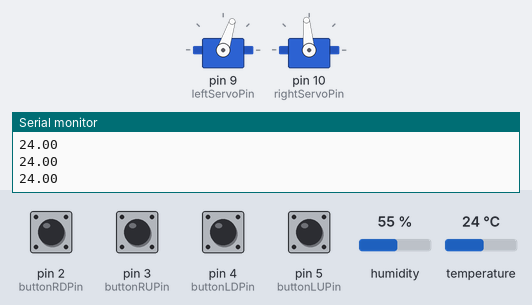
This sketch was run on a simulated Arduino Uno, built with avr-gcc and run on an emulated ATmega328P. Shown: 2 × servo, the last lines printed to the serial monitor. Inputs (shaded band) come from the test bench; at power-on: pin 2 (buttonRDPin), pin 3 (buttonRUPin), pin 4 (buttonLDPin), pin 5 (buttonLUPin) LOW, temperature 24 °C, humidity 55 %.

Above: at 1.8 s.
1.9 s: temperature set to 27 °C
At 2.7 s:
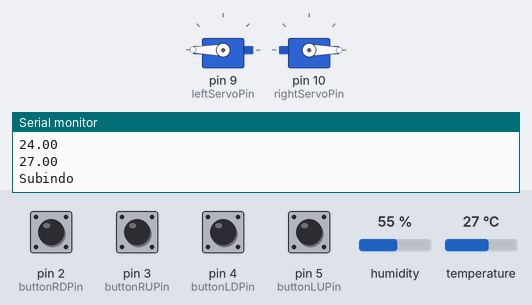
7.9 s: pin 2 (buttonRDPin) pulled HIGH for 0.6 s
At 8.4 s:
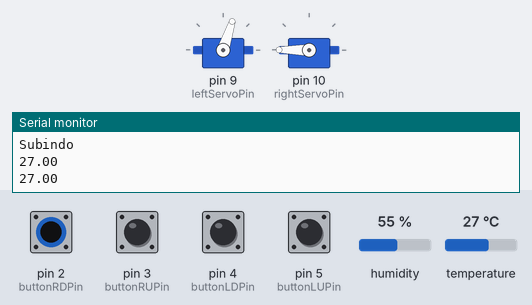
10.0 s: pin 3 (buttonRUPin) pulled HIGH for 0.6 s
At 10.5 s:
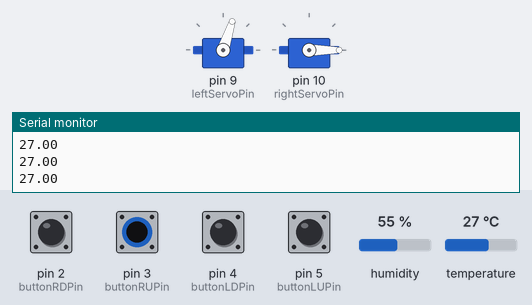
12.1 s: pin 4 (buttonLDPin) pulled HIGH for 0.6 s
At 12.9 s:
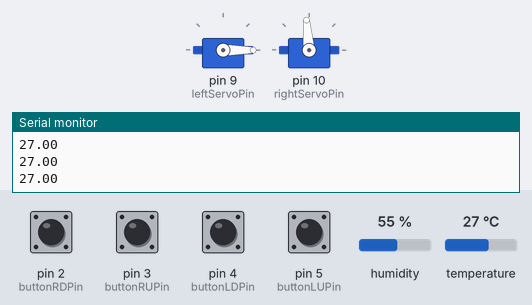
14.6 s: pin 5 (buttonLUPin) pulled HIGH for 0.6 s
At 15.4 s:
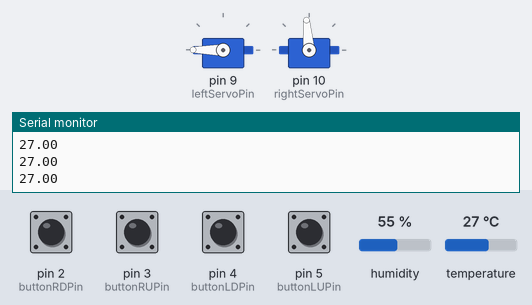
17.1 s: temperature set to 12 °C
At 18.9 s:
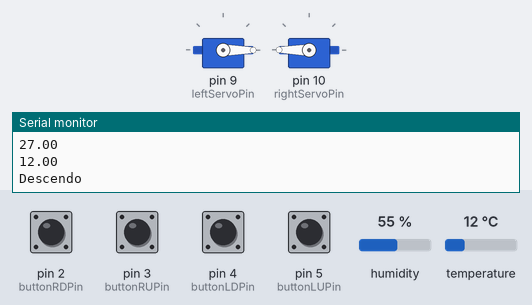
Timing chart, 0 to 23.4 s (numbered marks = the images above; inputs shaded):
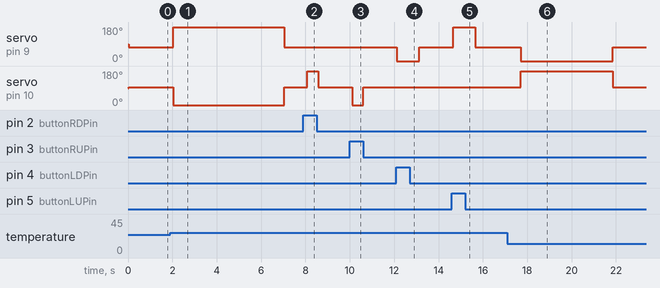

Measured:
- the behaviour switches between 25 and 26 °C on temperature (found by bisection; images 0 and 1)
- after the input at 1.9 s, servo on pin 9 (leftServoPin): 72° → 180° after 0.15 s, → 72° 5.0 s later; servo on pin 10 (rightServoPin): 95° → 0° after 0.15 s, → 95° 5.0 s later
- after the input at 7.9 s, servo on pin 10 (rightServoPin): 95° → 180° after 0.17 s, → 95° 0.50 s later
- after the input at 10.0 s, servo on pin 10 (rightServoPin): 95° → 0° after 0.10 s, → 95° 0.50 s later
- after the input at 12.1 s, servo on pin 9 (leftServoPin): 72° → 0° at once, → 72° 1.0 s later
- after the input at 14.6 s, servo on pin 9 (leftServoPin): 72° → 180° after 0.05 s, → 72° 1.0 s later
- after the input at 17.1 s, servo on pin 9 (leftServoPin): 72° → 0° after 0.60 s, → 72° 4.2 s later; servo on pin 10 (rightServoPin): 95° → 180° after 0.60 s, → 95° 4.2 s later

The sketch:

Tsc.ino
```cpp
#include <Servo.h>
#include <DHT.h>

#define DHTPIN A1
#define DHTTYPE DHT11

DHT sensor(DHTPIN, DHTTYPE);
Servo leftServo;
Servo rightServo;

int leftServoPin = 9;
int rightServoPin = 10;

int leftStop = 72;
int leftUp = 180;
int leftDown = 0;
int rightStop = 95;
int rightUp = 0;
int rightDown = 180;

float t, threshHold;
bool frio;

//funcionalidade adicional: controle manual
int buttonLUPin = 5;
int buttonLDPin = 4;
int buttonRUPin = 3;
int buttonRDPin = 2;

int buttonLU, buttonLD, buttonRU, buttonRD;
//

void setup()
{
  Serial.begin(9600);
  sensor.begin();
  leftServo.attach(leftServoPin);
  rightServo.attach(rightServoPin);

  t = sensor.readTemperature();
  threshHold = t + 2;
  frio = true;

  Serial.print("Iniciado com treshold: ");
  Serial.println(threshHold);

  //mudança manual
  pinMode(buttonLUPin, INPUT);
  pinMode(buttonLDPin, INPUT);
  pinMode(buttonRUPin, INPUT);
  pinMode(buttonRDPin, INPUT);
}

void loop()
{
  //mudança manual
  buttonLU = digitalRead(buttonLUPin);
  buttonLD = digitalRead(buttonLDPin);
  buttonRU = digitalRead(buttonRUPin);
  buttonRD = digitalRead(buttonRDPin);
  if (buttonLU == HIGH || buttonLD == HIGH)
  {
    if (buttonLU == HIGH)
      leftServo.write(leftUp);
    else
      leftServo.write(leftDown);

  }
  else
  {
    leftServo.write(leftStop);
  }

  if(buttonRU == HIGH || buttonRD == HIGH)
  {
    if (buttonRU == HIGH)
      rightServo.write(rightUp);
    else
      rightServo.write(rightDown);
  }
  else
  {
    rightServo.write(rightStop);
  }

  t = sensor.readTemperature();
  if (isnan(t))
  {
    Serial.println("Falha na leitura de temperatura");
  }
  else
  {
    Serial.println(t);
    if (t >= threshHold && frio)
    {
      Serial.println("Subindo");
      leftServo.write(leftUp);
      rightServo.write(rightUp);
      delay(5000);
      leftServo.write(leftStop);
      rightServo.write(rightStop);
      frio = false;
    }
    else if (t < threshHold && !frio)
    {
      Serial.println("Descendo");
      leftServo.write(leftDown);
      rightServo.write(rightDown);
      delay(4150);
      leftServo.write(leftStop);
      rightServo.write(rightStop);
      frio = true;
    }
  }
  delay(500);
}
```
